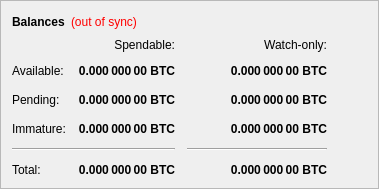
        <widget class="QFrame" name="frame">
         <property name="frameShape">
          <enum>QFrame::StyledPanel</enum>
         </property>
         <property name="frameShadow">
          <enum>QFrame::Raised</enum>
         </property>
         <layout class="QVBoxLayout" name="verticalLayout_4">
          <item>
           <layout class="QHBoxLayout" name="horizontalLayout_4">
            <item>
             <widget class="QLabel" name="label_5">
              <property name="font">
               <font>
                <weight>75</weight>
                <bold>true</bold>
               </font>
              </property>
              <property name="text">
               <string>Balances</string>
              </property>
             </widget>
            </item>
            <item>
             <widget class="QLabel" name="labelWalletStatus">
              <property name="cursor">
               <cursorShape>WhatsThisCursor</cursorShape>
              </property>
              <property name="toolTip">
               <string>The displayed information may be out of date. Your wallet automatically synchronizes with the SPDR network after a connection is established, but this process has not completed yet.</string>
              </property>
              <property name="styleSheet">
               <string notr="true">QLabel { color: red; }</string>
              </property>
              <property name="text">
               <string notr="true">(out of sync)</string>
              </property>
              <property name="alignment">
               <set>Qt::AlignLeading|Qt::AlignLeft|Qt::AlignVCenter</set>
              </property>
             </widget>
            </item>
            <item>
             <spacer name="horizontalSpacer_3">
              <property name="orientation">
               <enum>Qt::Horizontal</enum>
              </property>
              <property name="sizeHint" stdset="0">
               <size>
                <width>40</width>
                <height>20</height>
               </size>
              </property>
             </spacer>
            </item>
           </layout>
          </item>
          <item>
           <layout class="QGridLayout" name="gridLayout">
            <property name="spacing">
             <number>12</number>
            </property>
            <item row="2" column="2">
             <widget class="QLabel" name="labelWatchPending">
              <property name="font">
               <font>
                <weight>75</weight>
                <bold>true</bold>
               </font>
              </property>
              <property name="cursor">
               <cursorShape>IBeamCursor</cursorShape>
              </property>
              <property name="toolTip">
               <string>Unconfirmed transactions to watch-only addresses</string>
              </property>
              <property name="text">
               <string notr="true">0.000 000 00 BTC</string>
              </property>
              <property name="alignment">
               <set>Qt::AlignRight|Qt::AlignTrailing|Qt::AlignVCenter</set>
              </property>
              <property name="textInteractionFlags">
               <set>Qt::LinksAccessibleByMouse|Qt::TextSelectableByKeyboard|Qt::TextSelectableByMouse</set>
              </property>
             </widget>
            </item>
            <item row="2" column="1">
             <widget class="QLabel" name="labelUnconfirmed">
              <property name="font">
               <font>
                <weight>75</weight>
                <bold>true</bold>
               </font>
              </property>
              <property name="cursor">
               <cursorShape>IBeamCursor</cursorShape>
              </property>
              <property name="toolTip">
               <string>Total of transactions that have yet to be confirmed, and do not yet count toward the spendable balance</string>
              </property>
              <property name="text">
               <string notr="true">0.000 000 00 BTC</string>
              </property>
              <property name="alignment">
               <set>Qt::AlignRight|Qt::AlignTrailing|Qt::AlignVCenter</set>
              </property>
              <property name="textInteractionFlags">
               <set>Qt::LinksAccessibleByMouse|Qt::TextSelectableByKeyboard|Qt::TextSelectableByMouse</set>
              </property>
             </widget>
            </item>
            <item row="3" column="2">
             <widget class="QLabel" name="labelWatchImmature">
              <property name="font">
               <font>
                <weight>75</weight>
                <bold>true</bold>
               </font>
              </property>
              <property name="cursor">
               <cursorShape>IBeamCursor</cursorShape>
              </property>
              <property name="toolTip">
               <string>Staked or masternode rewards in watch-only addresses that has not yet matured</string>
              </property>
              <property name="text">
               <string notr="true">0.000 000 00 BTC</string>
              </property>
              <property name="alignment">
               <set>Qt::AlignRight|Qt::AlignTrailing|Qt::AlignVCenter</set>
              </property>
              <property name="textInteractionFlags">
               <set>Qt::LinksAccessibleByMouse|Qt::TextSelectableByKeyboard|Qt::TextSelectableByMouse</set>
              </property>
             </widget>
            </item>
            <item row="4" column="0" colspan="2">
             <widget class="Line" name="lineSpendableBalance">
              <property name="orientation">
               <enum>Qt::Horizontal</enum>
              </property>
             </widget>
            </item>
            <item row="4" column="2">
             <widget class="Line" name="lineWatchBalance">
              <property name="sizePolicy">
               <sizepolicy hsizetype="Preferred" vsizetype="Fixed">
                <horstretch>0</horstretch>
                <verstretch>0</verstretch>
               </sizepolicy>
              </property>
              <property name="minimumSize">
               <size>
                <width>140</width>
                <height>0</height>
               </size>
              </property>
              <property name="orientation">
               <enum>Qt::Horizontal</enum>
              </property>
             </widget>
            </item>
            <item row="5" column="0">
             <widget class="QLabel" name="labelTotalText">
              <property name="text">
               <string>Total:</string>
              </property>
             </widget>
            </item>
            <item row="3" column="1">
             <widget class="QLabel" name="labelImmature">
              <property name="font">
               <font>
                <weight>75</weight>
                <bold>true</bold>
               </font>
              </property>
              <property name="cursor">
               <cursorShape>IBeamCursor</cursorShape>
              </property>
              <property name="toolTip">
               <string>Staked or masternode rewards that has not yet matured</string>
              </property>
              <property name="text">
               <string notr="true">0.000 000 00 BTC</string>
              </property>
              <property name="alignment">
               <set>Qt::AlignRight|Qt::AlignTrailing|Qt::AlignVCenter</set>
              </property>
              <property name="textInteractionFlags">
               <set>Qt::LinksAccessibleByMouse|Qt::TextSelectableByKeyboard|Qt::TextSelectableByMouse</set>
              </property>
             </widget>
            </item>
            <item row="2" column="3">
             <spacer name="horizontalSpacer_2">
              <property name="orientation">
               <enum>Qt::Horizontal</enum>
              </property>
              <property name="sizeHint" stdset="0">
               <size>
                <width>40</width>
                <height>20</height>
               </size>
              </property>
             </spacer>
            </item>
            <item row="3" column="0">
             <widget class="QLabel" name="labelImmatureText">
              <property name="text">
               <string>Immature:</string>
              </property>
             </widget>
            </item>
            <item row="5" column="1">
             <widget class="QLabel" name="labelTotal">
              <property name="font">
               <font>
                <weight>75</weight>
                <bold>true</bold>
               </font>
              </property>
              <property name="cursor">
               <cursorShape>IBeamCursor</cursorShape>
              </property>
              <property name="toolTip">
               <string>Your current total balance</string>
              </property>
              <property name="text">
               <string notr="true">0.000 000 00 BTC</string>
              </property>
              <property name="alignment">
               <set>Qt::AlignRight|Qt::AlignTrailing|Qt::AlignVCenter</set>
              </property>
              <property name="textInteractionFlags">
               <set>Qt::LinksAccessibleByMouse|Qt::TextSelectableByKeyboard|Qt::TextSelectableByMouse</set>
              </property>
             </widget>
            </item>
            <item row="5" column="2">
             <widget class="QLabel" name="labelWatchTotal">
              <property name="font">
               <font>
                <weight>75</weight>
                <bold>true</bold>
               </font>
              </property>
              <property name="cursor">
               <cursorShape>IBeamCursor</cursorShape>
              </property>
              <property name="toolTip">
               <string>Current total balance in watch-only addresses</string>
              </property>
              <property name="text">
               <string notr="true">0.000 000 00 BTC</string>
              </property>
              <property name="alignment">
               <set>Qt::AlignRight|Qt::AlignTrailing|Qt::AlignVCenter</set>
              </property>
              <property name="textInteractionFlags">
               <set>Qt::LinksAccessibleByMouse|Qt::TextSelectableByKeyboard|Qt::TextSelectableByMouse</set>
              </property>
             </widget>
            </item>
            <item row="0" column="2">
             <widget class="QLabel" name="labelWatchonly">
              <property name="text">
               <string>Watch-only:</string>
              </property>
              <property name="alignment">
               <set>Qt::AlignRight|Qt::AlignTrailing|Qt::AlignVCenter</set>
              </property>
             </widget>
            </item>
            <item row="1" column="0">
             <widget class="QLabel" name="labelBalanceText">
              <property name="text">
               <string>Available:</string>
              </property>
             </widget>
            </item>
            <item row="1" column="1">
             <widget class="QLabel" name="labelBalance">
              <property name="font">
               <font>
                <weight>75</weight>
                <bold>true</bold>
               </font>
              </property>
              <property name="cursor">
               <cursorShape>IBeamCursor</cursorShape>
              </property>
              <property name="toolTip">
               <string>Your current spendable balance</string>
              </property>
              <property name="text">
               <string notr="true">0.000 000 00 BTC</string>
              </property>
              <property name="alignment">
               <set>Qt::AlignRight|Qt::AlignTrailing|Qt::AlignVCenter</set>
              </property>
              <property name="textInteractionFlags">
               <set>Qt::LinksAccessibleByMouse|Qt::TextSelectableByKeyboard|Qt::TextSelectableByMouse</set>
              </property>
             </widget>
            </item>
            <item row="1" column="2">
             <widget class="QLabel" name="labelWatchAvailable">
              <property name="font">
               <font>
                <weight>75</weight>
                <bold>true</bold>
               </font>
              </property>
              <property name="cursor">
               <cursorShape>IBeamCursor</cursorShape>
              </property>
              <property name="toolTip">
               <string>Your current balance in watch-only addresses</string>
              </property>
              <property name="text">
               <string notr="true">0.000 000 00 BTC</string>
              </property>
              <property name="alignment">
               <set>Qt::AlignRight|Qt::AlignTrailing|Qt::AlignVCenter</set>
              </property>
              <property name="textInteractionFlags">
               <set>Qt::LinksAccessibleByMouse|Qt::TextSelectableByKeyboard|Qt::TextSelectableByMouse</set>
              </property>
             </widget>
            </item>
            <item row="2" column="0">
             <widget class="QLabel" name="labelPendingText">
              <property name="text">
               <string>Pending:</string>
              </property>
             </widget>
            </item>
            <item row="0" column="1">
             <widget class="QLabel" name="labelSpendable">
              <property name="text">
               <string>Spendable:</string>
              </property>
              <property name="alignment">
               <set>Qt::AlignRight|Qt::AlignTrailing|Qt::AlignVCenter</set>
              </property>
             </widget>
            </item>
           </layout>
          </item>
         </layout>
        </widget>
